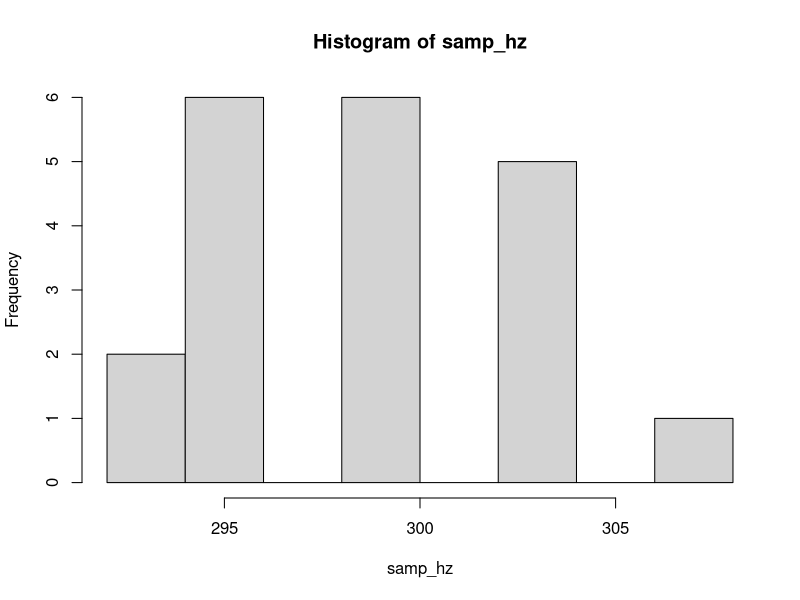

R code for this plot: (Note: this script raises an error after producing the figure.)


library(timeDate)

Mode <- function(x) {
  ux <- unique(x)
  ux[which.max(tabulate(match(x, ux)))]
}

is_kurtosis_okay <- function (data, norm_kurtosis){
  v <- kurtosis(data)
  z <- (v - mean(norm_kurtosis))/ sd(norm_kurtosis)
  if (abs(z) < 1){
    return(T)
  }
  return(F)
}


is_okay <- function (data) {
  prev = 0
  count = 1
  if (data[1] == data[2]){
    return(F)
  }
  if (data[length(data)-1] == data[length(data)]){
    return(F)
  }
  for (i in 1:length(data)){
    if (prev != data[i]){
      count = 0
    }
    count = count + 1
    if (count > 4){
      return(F)
    }
    prev = data[i]
  }
  return(T)
}

num_trials = 20
num_samples = 20
x = 1:6

use_lnorm = F

distribution_types = c('normal','skewed')
trial_types = c('lower','higher')

metrics <- data.frame(Skews=numeric(0), Kurtosises = numeric(0), Mean = numeric(0), Median = numeric(0), SD = numeric(0), Mode = numeric(0), Min = numeric(0), Max = numeric(0), Center = numeric(0), Range = numeric(0), End = numeric(0), Penult = numeric(0), DistType=character(0),TrialType=character(0), Trial=numeric(0))

step_size_hz = 4

norm_kurtosis <- numeric(0)

for (dt in 1:length(distribution_types)){
  type = distribution_types[dt]
  m = 3.5
  
  if (type == 'skewed'){
    m = 2.5 #skewed would be 5 or 2?
    
  }
  for (tt in 1:length(trial_types)){
    trial_type = trial_types[tt]
    
    begin_step_hz = 288-step_size_hz
    
    if (trial_type == 'higher'){
      begin_step_hz = 327-step_size_hz
    }
    for (i in 1:num_trials)
    {
      if (use_lnorm&& type == 'skewed'){
        #y = dbeta(x/6,2,2)
        y = dlnorm(x, log(m), log(1.5))
      }
      else {
      
        y = dnorm(x,mean=m,sd=1)}
      while (T){
        samp = sample(1:6, size=num_samples, replace=TRUE, prob=y)
        samp_hz = samp * step_size_hz + begin_step_hz
        s = skewness(samp_hz)
        m1 = mean(samp_hz)
        m2 = Mode(samp_hz)
        if ( type == 'normal' && is_okay(samp_hz) && s > -0.25 && s < 0.25){
          break
        }
        else if (type == 'skewed' && is_kurtosis_okay(samp_hz, norm_kurtosis) && is_okay(samp_hz) &&  ( s > 0.35) && abs(m1 - m2) > 3){
          break
        }
        
      }
      hist(samp_hz)
      minhz = min(samp_hz)
      maxhz = max(samp_hz)
      range = maxhz - minhz
      center = minhz + (range/2)
      if (type == 'normal'){
        norm_kurtosis <- c(norm_kurtosis, kurtosis(samp_hz))
      }
      
      metrics = rbind(metrics,data.frame(Skews = skewness(samp_hz), Kurtosises = kurtosis(samp_hz), Mean = mean(samp_hz), Median = median(samp_hz), SD = sd(samp_hz), Mode = Mode(samp_hz), Min = minhz, Max = maxhz, Center = center, Range = range, End = samp_hz[num_samples], Penult = samp_hz[num_samples-1], DistType = type, TrialType = trial_type,Trial = i))
      write.table(samp_hz,paste('samples/',type,'/',trial_type,'/',i,'.txt',sep=''), col.names=F,row.names=F)
    }
  }
}

